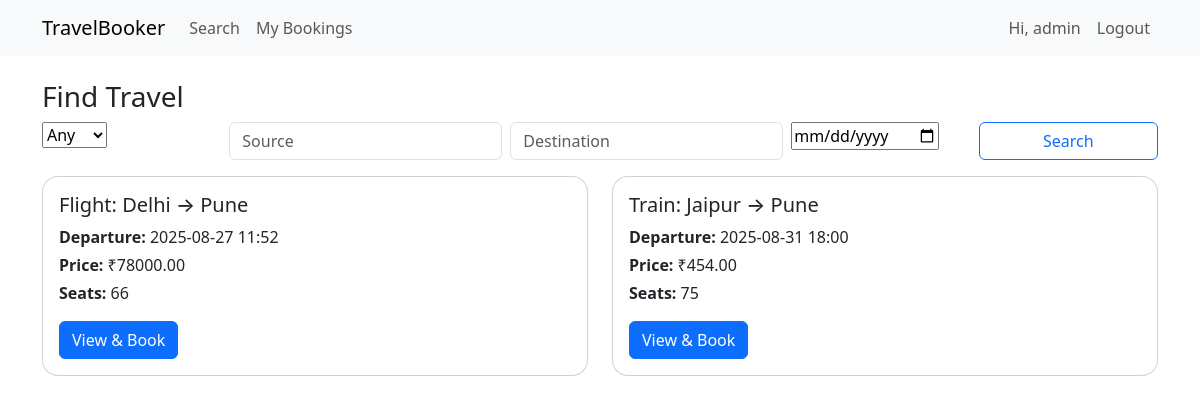
The app's page / (signed in) with its own data.
### booking/models.py (models this page shows, shortened)
class TravelOption(models.Model):
    class TravelType(models.TextChoices):
        FLIGHT = "FLIGHT", "Flight"
        TRAIN  = "TRAIN", "Train"
        BUS    = "BUS",   "Bus"
    travel_id = models.UUIDField(default=uuid.uuid4, editable=False, unique=True)
    type = models.CharField(max_length=10, choices=TravelType.choices)
    source = models.CharField(max_length=100)
    destination = models.CharField(max_length=100)
    departure = models.DateTimeField()
    price = models.DecimalField(max_digits=10, decimal_places=2)
    available_seats = models.PositiveIntegerField()
    class Meta:
        ordering = ["departure"]

### booking/views.py (the view, shortened to what this page needs)
# urls.py: path("", v.travel_list, name="travel_list"),
def travel_list(request):
    form = TravelFilterForm(request.GET or None)
    qs = TravelOption.objects.all()
    return render(request, "travel/list.html", {"form": form, "travels": qs})

### booking/forms.py
class TravelFilterForm(forms.Form):
    type = forms.ChoiceField(choices=[("", "Any")] + list(TravelOption.TravelType.choices), required=False)
    source = forms.CharField(required=False)
    destination = forms.CharField(required=False)
    date = forms.DateField(required=False, widget=forms.DateInput(attrs={"type":"date"}))

### booking/templates/travel/list.html
{% extends 'base.html' %}
{% block content %}
<h3>Find Travel</h3>
<form method="get" class="row g-2 mb-3">
  <div class="col-md-2">{{ form.type }}</div>
  <div class="col-md-3"><input class="form-control" name="source" value="{{ request.GET.source }}" placeholder="Source"></div>
  <div class="col-md-3"><input class="form-control" name="destination" value="{{ request.GET.destination }}" placeholder="Destination"></div>
  <div class="col-md-2">{{ form.date }}</div>
  <div class="col-md-2"><button class="btn btn-outline-primary w-100">Search</button></div>
</form>
<div class="row gy-3">
  {% for t in travels %}
  <div class="col-md-6">
    <div class="card h-100">
      <div class="card-body">
        <h5 class="card-title">{{ t.get_type_display }}: {{ t.source }} → {{ t.destination }}</h5>
        <p class="card-text mb-1"><strong>Departure:</strong> {{ t.departure|date:"Y-m-d H:i" }}</p>
        <p class="card-text mb-1"><strong>Price:</strong> ₹{{ t.price }}</p>
        <p class="card-text"><strong>Seats:</strong> {{ t.available_seats }}</p>
        <a class="btn btn-primary" href="{% url 'travel_detail' t.id %}">View & Book</a>
      </div>
    </div>
  </div>
  {% empty %}
  <p>No travel options found.</p>
  {% endfor %}
</div>
{% endblock %}

### booking/templates/base.html (shortened to what this page needs)
<!doctype html>
<html lang="en">
 {% load static %}
<head>
  <link href="https://cdn.jsdelivr.net/npm/bootstrap@5.3.3/dist/css/bootstrap.min.css" rel="stylesheet">
  <link href="{% static 'css/style.css' %}" rel="stylesheet">
</head>
<body>
<nav class="navbar navbar-expand-lg bg-body-tertiary">
  <div class="container">
    <a class="navbar-brand" href="{% url 'travel_list' %}">TravelBooker</a>
    <div id="nav" class="collapse navbar-collapse">
      <ul class="navbar-nav me-auto">
        <li class="nav-item"><a class="nav-link" href="{% url 'travel_list' %}">Search</a></li>
        {% if user.is_authenticated %}
        <li class="nav-item"><a class="nav-link" href="{% url 'my_bookings' %}">My Bookings</a></li>
        {% endif %}
      </ul>
      <ul class="navbar-nav">
        {% if user.is_authenticated %}
          <li class="nav-item"><a class="nav-link" href="{% url 'profile' %}">Hi, {{ user.username }}</a></li>
          <li class="nav-item"><a class="nav-link" href="{% url 'logout' %}">Logout</a></li>
        {% else %}
          <li class="nav-item"><a class="nav-link" href="{% url 'login' %}">Login</a></li>
          <li class="nav-item"><a class="nav-link" href="{% url 'register' %}">Register</a></li>
        {% endif %}
      </ul>
    </div>
  </div>
</nav>
<div class="container mt-4">
  {% block content %}{% endblock %}
</div>
</body>
</html>

### static/css/style.css (style rules this page uses)
body { padding-bottom: 40px; }
.card { border-radius: 16px; }

### records on screen
TravelOption: type "Flight", source "Delhi", destination "Pune", departure "2025-08-27 11:52", price "78000.00", available_seats "66"
TravelOption: type "Train", source "Jaipur", destination "Pune", departure "2025-08-31 18:00", price "454.00", available_seats "75"

### other values on screen
{{ user.username }} "admin"
